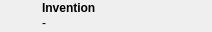
               <widget class="QWidget" name="widget_8" native="true">
                <property name="sizePolicy">
                 <sizepolicy hsizetype="Preferred" vsizetype="Preferred">
                  <horstretch>0</horstretch>
                  <verstretch>0</verstretch>
                 </sizepolicy>
                </property>
                <property name="minimumSize">
                 <size>
                  <width>0</width>
                  <height>32</height>
                 </size>
                </property>
                <property name="maximumSize">
                 <size>
                  <width>16777215</width>
                  <height>32</height>
                 </size>
                </property>
                <layout class="QHBoxLayout" name="horizontalLayout_8">
                 <property name="spacing">
                  <number>5</number>
                 </property>
                 <property name="leftMargin">
                  <number>5</number>
                 </property>
                 <property name="topMargin">
                  <number>0</number>
                 </property>
                 <property name="rightMargin">
                  <number>0</number>
                 </property>
                 <property name="bottomMargin">
                  <number>0</number>
                 </property>
                 <item>
                  <widget class="QLabel" name="inventionIcon">
                   <property name="sizePolicy">
                    <sizepolicy hsizetype="Fixed" vsizetype="Fixed">
                     <horstretch>0</horstretch>
                     <verstretch>0</verstretch>
                    </sizepolicy>
                   </property>
                   <property name="minimumSize">
                    <size>
                     <width>32</width>
                     <height>32</height>
                    </size>
                   </property>
                   <property name="maximumSize">
                    <size>
                     <width>32</width>
                     <height>32</height>
                    </size>
                   </property>
                   <property name="frameShape">
                    <enum>QFrame::NoFrame</enum>
                   </property>
                   <property name="text">
                    <string/>
                   </property>
                   <property name="pixmap">
                    <pixmap resource="../../../../resources/icons_pq.qrc">:/pq/icons/pausequafe/bp/invention.png</pixmap>
                   </property>
                  </widget>
                 </item>
                 <item>
                  <layout class="QVBoxLayout" name="verticalLayout_12">
                   <property name="spacing">
                    <number>0</number>
                   </property>
                   <item>
                    <widget class="QLabel" name="label_15">
                     <property name="sizePolicy">
                      <sizepolicy hsizetype="Preferred" vsizetype="Fixed">
                       <horstretch>0</horstretch>
                       <verstretch>0</verstretch>
                      </sizepolicy>
                     </property>
                     <property name="minimumSize">
                      <size>
                       <width>170</width>
                       <height>14</height>
                      </size>
                     </property>
                     <property name="maximumSize">
                      <size>
                       <width>16777215</width>
                       <height>14</height>
                      </size>
                     </property>
                     <property name="text">
                      <string>&lt;b&gt;Invention&lt;/b&gt;</string>
                     </property>
                     <property name="textFormat">
                      <enum>Qt::AutoText</enum>
                     </property>
                    </widget>
                   </item>
                   <item>
                    <widget class="QLabel" name="inventionLabel">
                     <property name="sizePolicy">
                      <sizepolicy hsizetype="Preferred" vsizetype="Fixed">
                       <horstretch>0</horstretch>
                       <verstretch>0</verstretch>
                      </sizepolicy>
                     </property>
                     <property name="minimumSize">
                      <size>
                       <width>170</width>
                       <height>14</height>
                      </size>
                     </property>
                     <property name="maximumSize">
                      <size>
                       <width>16777215</width>
                       <height>14</height>
                      </size>
                     </property>
                     <property name="text">
                      <string>-</string>
                     </property>
                    </widget>
                   </item>
                  </layout>
                 </item>
                </layout>
               </widget>
